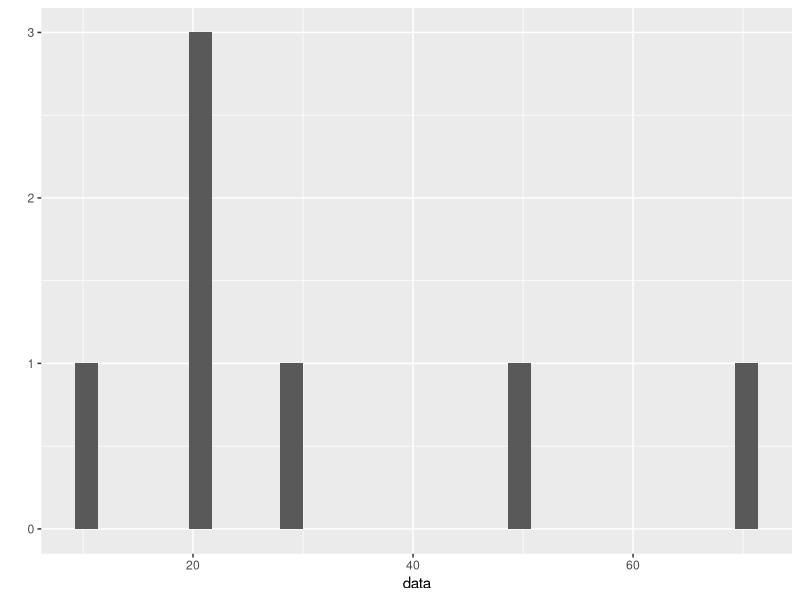

The R script that drew this image: (Note: this script raises an error after producing the figure.)
library(ggplot2)
data <- c(10,50,20,20,20,30,70)
qplot(data)

mpg

hwy

qplot(data=mpg, y = hwy, x= drv)
qplot(data=mpg, y = hwy, x= drv, geom = "boxplot")
qplot(data=mpg, y = hwy, x= drv, geom = "line", colour = drv)
?qplot
